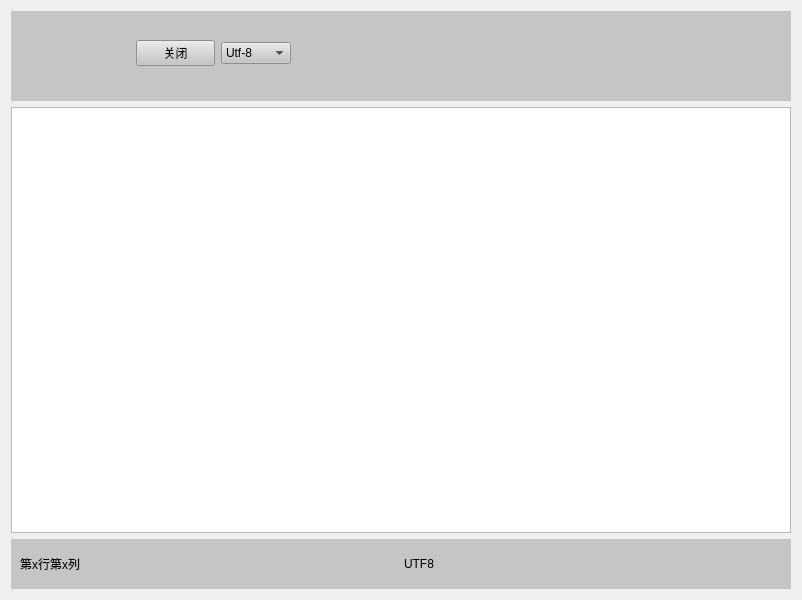
<?xml version="1.0" encoding="UTF-8"?>
<ui version="4.0">
 <class>widget</class>
 <widget class="QWidget" name="widget">
  <property name="geometry">
   <rect>
    <x>0</x>
    <y>0</y>
    <width>800</width>
    <height>600</height>
   </rect>
  </property>
  <property name="windowTitle">
   <string>Widget</string>
  </property>
  <layout class="QVBoxLayout" name="verticalLayout">
   <item>
    <widget class="QWidget" name="B_Widget" native="true">
     <property name="minimumSize">
      <size>
       <width>780</width>
       <height>90</height>
      </size>
     </property>
     <property name="baseSize">
      <size>
       <width>0</width>
       <height>0</height>
      </size>
     </property>
     <property name="styleSheet">
      <string notr="true">background-color: rgb(197, 197, 197);</string>
     </property>
     <widget class="QWidget" name="">
      <property name="geometry">
       <rect>
        <x>13</x>
        <y>2</y>
        <width>267</width>
        <height>81</height>
       </rect>
      </property>
      <layout class="QHBoxLayout" name="horizontalLayout_2">
       <item>
        <widget class="MyButtonOpen" name="mybtn_2" native="true">
         <property name="minimumSize">
          <size>
           <width>50</width>
           <height>50</height>
          </size>
         </property>
         <property name="baseSize">
          <size>
           <width>50</width>
           <height>50</height>
          </size>
         </property>
        </widget>
       </item>
       <item>
        <widget class="MyButton" name="mybtn" native="true">
         <property name="minimumSize">
          <size>
           <width>50</width>
           <height>50</height>
          </size>
         </property>
         <property name="baseSize">
          <size>
           <width>50</width>
           <height>50</height>
          </size>
         </property>
        </widget>
       </item>
       <item>
        <widget class="QPushButton" name="B_Close">
         <property name="text">
          <string>关闭</string>
         </property>
        </widget>
       </item>
       <item>
        <widget class="QComboBox" name="comboBox">
         <item>
          <property name="text">
           <string>Utf-8</string>
          </property>
         </item>
         <item>
          <property name="text">
           <string>System</string>
          </property>
         </item>
        </widget>
       </item>
       <item>
        <spacer name="horizontalSpacer">
         <property name="orientation">
          <enum>Qt::Orientation::Horizontal</enum>
         </property>
         <property name="sizeHint" stdset="0">
          <size>
           <width>40</width>
           <height>20</height>
          </size>
         </property>
        </spacer>
       </item>
      </layout>
     </widget>
    </widget>
   </item>
   <item>
    <widget class="QTextEdit" name="textEdit"/>
   </item>
   <item>
    <widget class="QWidget" name="Bottom" native="true">
     <property name="minimumSize">
      <size>
       <width>0</width>
       <height>50</height>
      </size>
     </property>
     <property name="styleSheet">
      <string notr="true">background-color: rgb(197, 197, 197);</string>
     </property>
     <layout class="QVBoxLayout" name="verticalLayout_3">
      <item>
       <layout class="QHBoxLayout" name="horizontalLayout">
        <item>
         <widget class="QLabel" name="T_position">
          <property name="text">
           <string>第x行第x列</string>
          </property>
         </widget>
        </item>
        <item>
         <widget class="QLabel" name="T_code">
          <property name="text">
           <string>UTF8</string>
          </property>
         </widget>
        </item>
       </layout>
      </item>
     </layout>
    </widget>
   </item>
  </layout>
 </widget>
 <customwidgets>
  <customwidget>
   <class>MyButtonOpen</class>
   <extends>QWidget</extends>
   <header location="global">mybuttonopen.h</header>
   <container>1</container>
  </customwidget>
  <customwidget>
   <class>MyButton</class>
   <extends>QWidget</extends>
   <header location="global">mybutton.h</header>
   <container>1</container>
  </customwidget>
 </customwidgets>
 <resources/>
 <connections/>
</ui>
